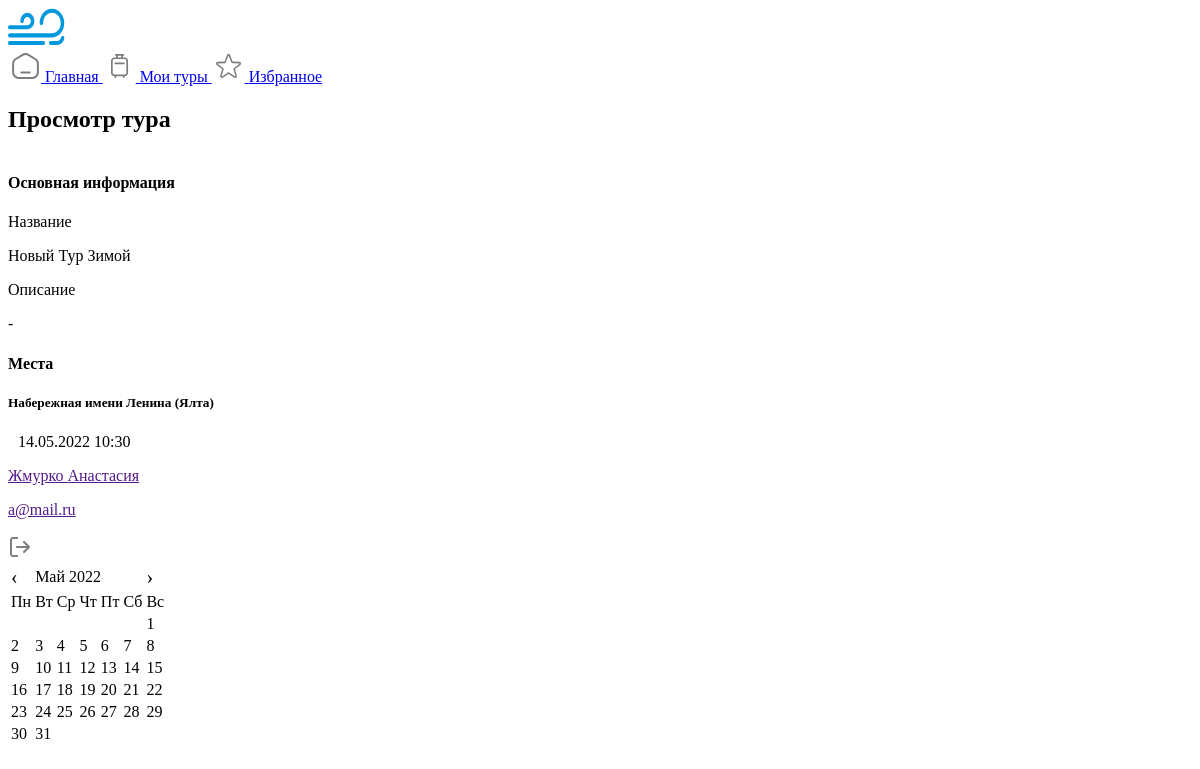
Page /users/my_trip/9 (signed in) on the earlier database version.
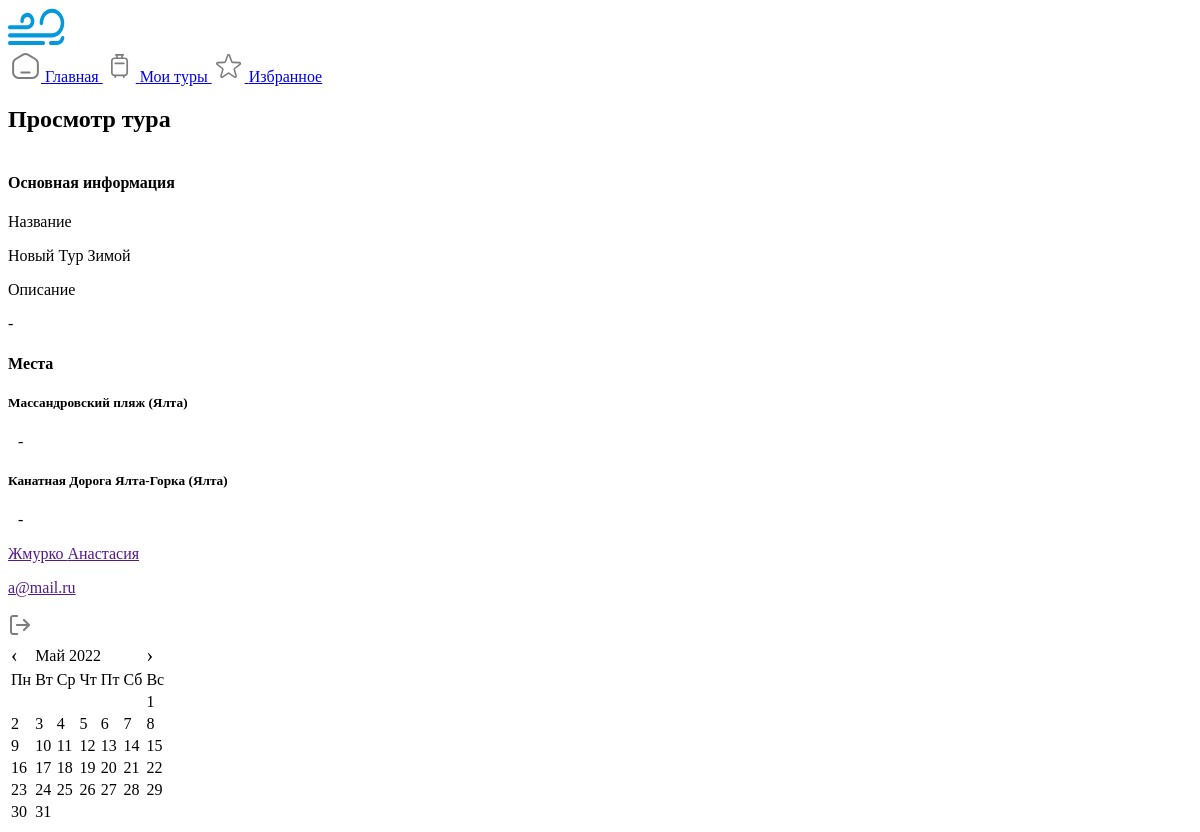
Same page on the later database version.
### trip/models.py (models this page shows, shortened)
class UserTrip(models.Model):
    user = models.ForeignKey(MyUser, on_delete=models.CASCADE, verbose_name='Пользователь')
    title = models.CharField(max_length=255, verbose_name='Название')
    description = models.TextField(verbose_name='Описание', blank=True, null=True)

class UserPlace(models.Model):
    trip = models.ForeignKey(UserTrip, on_delete=models.CASCADE, verbose_name='Тур')
    place = models.ForeignKey(Place, on_delete=models.CASCADE, verbose_name='Место')
    visit_date = models.DateField(blank=True, null=True, verbose_name='Дата')
    visit_time = models.TimeField(blank=True, null=True, verbose_name='Время')

### place/models.py (models this page shows, shortened)
class Place(models.Model):
    class Meta:
        verbose_name = 'Место'
        verbose_name_plural = 'Место'
    title = models.CharField(max_length=255, verbose_name='Место')
    description = models.TextField(verbose_name='Описание', blank=True, null=True)
    address = models.TextField(verbose_name='Адрес', blank=True, null=True)
    coordinates = models.TextField(verbose_name='Координаты')
    price = models.FloatField(verbose_name='Цена', blank=True, null=True)
    city = models.ForeignKey(City, verbose_name='Город', on_delete=models.CASCADE, blank=True, null=True)
    district = models.ForeignKey(District, on_delete=models.CASCADE, verbose_name='Район')
    season = models.ForeignKey(Season, on_delete=models.CASCADE, verbose_name='Сезон')
    tag = models.ManyToManyField(Tag, verbose_name='Теги', blank=True)
    type = models.ForeignKey(TypePlace, verbose_name='Тип места', on_delete=models.CASCADE)
    contact = models.ForeignKey(Contact, on_delete=models.SET_NULL, verbose_name='Контакты', null=True, blank=True)
    image = models.ManyToManyField(Image, verbose_name='Изображения', blank=True)
    def one_image(self):
        return self.image.all()[0]

class City(models.Model):
    class Meta:
        verbose_name = 'Город'
        verbose_name_plural = 'Город'
    title = models.CharField(max_length=255, verbose_name='Название')
    description = models.TextField(verbose_name='Описание', blank=True, null=True)
    def __str__(self):
        return self.title

### users/models.py (models this page shows, shortened)
class MyUser(AbstractBaseUser):
    email = models.EmailField(
        verbose_name='E-mail',
        max_length=255,
        unique=True,
    )
    name = models.CharField(max_length=255, blank=True, null=True, verbose_name="Имя")
    last_name = models.CharField(max_length=255, blank=True, null=True, verbose_name="Фамилия")
    fathername = models.CharField(max_length=255, blank=True, null=True, verbose_name="Отчество")
    image = models.FileField(upload_to='user/', verbose_name='Аватар')
    is_active = models.BooleanField(default=True)
    is_admin = models.BooleanField(default=False)
    objects = MyUserManager()
    USERNAME_FIELD = 'email'

### users/views.py (the view)
# urls.py: path('my_trip/<int:id>', my_trip, name='my_trip'),
@login_required()
def my_trip(request, id):
    trip = UserTrip.objects.get(id=id)
    title = trip.title
    places = UserPlace.objects.filter(trip=trip).order_by('visit_date', 'visit_time')
    return render(request, 'users/my_trip.html', locals())

### templates/users/my_trip.html (shortened to what this page needs)
<!DOCTYPE html>
<html lang="en">
<head>
    <link rel="stylesheet/less" type="text/css" href="/static/fonts/static/font.css">
    <link rel="stylesheet/less" type="text/css" href="/static/css/user/style.less">
</head>
<body>
<div class="user-content max-content">
    <div class="left-sidebar">
        <a href="{% url 'front' %}"><img src="/static/img/user/logo.svg" alt=""></a>
        <div class="menu">
            <a href="{% url 'user' %}">
                Главная
            </a>
            <a href="{% url 'user_trips' %}" class="active">
                Мои туры
            </a>
            <a href="{% url 'favourite' %}">
                Избранное
            </a>
        </div>
    </div>
    <div class="content">
        <div style="display: flex; justify-content: space-between;">
            <h2>Просмотр тура</h2>
        </div>
        <div class="my-trip white-block">
            <div>
                <h4>Основная информация </h4>
            </div>
            <div>
                <div class="text">
                    <div>
                        <span>Название</span>
                        <p>{{ trip.title }}</p>
                    </div>
                    <div>
                        <span>Описание</span>
                        <p>{% if trip.description == '' %}
                            -
                        {% else %}
                            {{ trip.description }}
                        {% endif %}
                        </p>
                    </div>
                </div>
            </div>
        </div>
        <div class="my-trip-place white-block">
            <div>
                <h4>Места</h4>
            </div>
            <div class="my-trip-place-show">
                {% for item in places %}
                    <div class="block-place">
                        <div class="text">
                            <h5>{{ item.place.title }} ({{ item.place.city }})</h5>
                            <div style="display: flex; align-content: center; gap: 10px">
                                <span>
                                {% if not item.visit_date %}
                                    -
                                {% else %}
                                    {{ item.visit_date|date:"d.m.Y" }} {{ item.visit_time|time:"H:i" }}
                                {% endif %}
                                </span>
                            </div>
                        </div>
                    </div>
                {% endfor %}
            </div>
        </div>
    </div>
    <div class="right-sidebar">
        <div class="user-icon-profile">
            <a href="">
                <div class="name-logo">
                    <p class="name">{{ user.last_name }} {{ user.name }}</p>
                    <p class="login">{{ user.email }}</p>
                </div>
            </a>
            <a href="{% url 'logout_user' %}"><img src="/static/img/user/exit.png" alt=""></a>
        </div>
        <div class="calendar">
            <table id="calendar2">
                <thead>
                <tr>
                    <td style="font-size: 20px">‹</td>
                    <td colspan="5"></td>
                    <td style="font-size: 20px">›</td>
                </tr>
                <tr>
                    <td>Пн</td>
                    <td>Вт</td>
                    <td>Ср</td>
                    <td>Чт</td>
                    <td>Пт</td>
                    <td>Сб</td>
                    <td>Вс</td>
                </tr>
                </thead>
                <tbody>
                </tbody>
            </table>
        </div>
    </div>
</div>
</body>
</html>

Differences in the rows shown:
removed UserPlace: place "Набережная имени Ленина", place.city "Ялта", visit_date "14.05.2022", visit_time "10:30"
added UserPlace: place "Массандровский пляж", place.city "Ялта"
added UserPlace: place "Канатная Дорога Ялта-Горка", place.city "Ялта"
